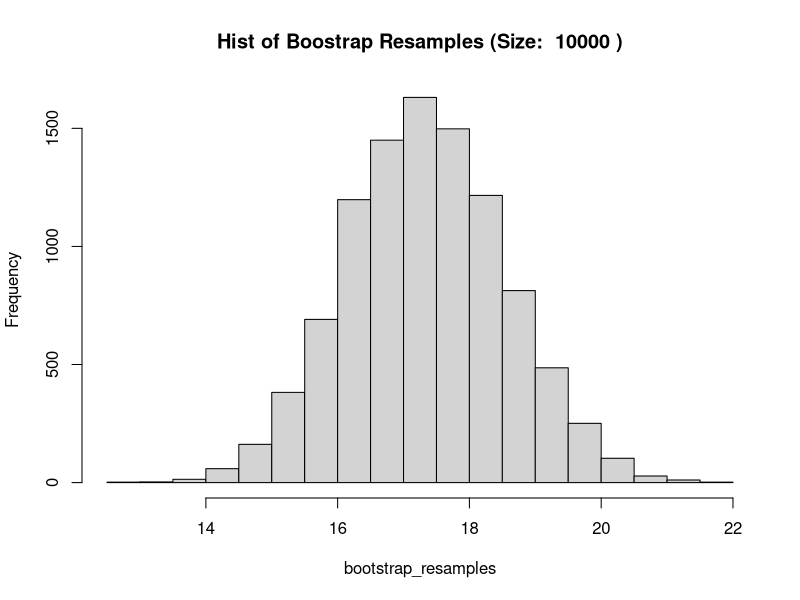

R code for this plot:
x <- c(10, 15, 16, 18, 20, 25, 18, 15, 16, 21)
mean(x)
sd(x)/sqrt(length(x))
set.seed(10165)
size <- 10000
bootstrap_resamples <- replicate(size, mean(sample(x, 10, replace=TRUE)))
mean(bootstrap_resamples)
sd(bootstrap_resamples)
hist(bootstrap_resamples, main=paste("Hist of Boostrap Resamples (Size: ", size, ")"))
quantile(bootstrap_resamples, c(0.025, 0.975))